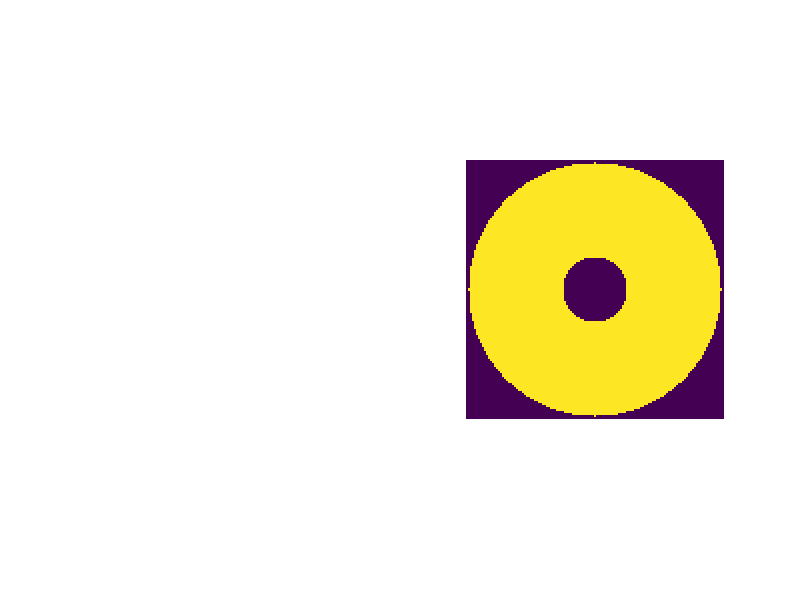

Write the MATLAB code that produced this figure. (Note: this script raises an error after producing the figure.)
% makeFigures2
%%
L = 64;
r1 = L/2;
r1
r2 = L/4;

X = zeros(L, L);
N = length(-L:L);
x = -L:L;
y = -L:L;

[xg, yg] = meshgrid(x,y);

r = sqrt(xg.^2 + yg.^2);
Xon = zeros(N,N);
Xon(r > L) = 1;
Xon(r > L-1) = -1;
Xon(r < L-2) = 0;
Xon(r < r2) = -1;

h_ax = subplot(1,2,2);
imagesc(Xon); axis equal tight;
set(h_ax, 'visible', 'off')
ticksOff;
colormap('gray');
caxis([-1, 1]);



